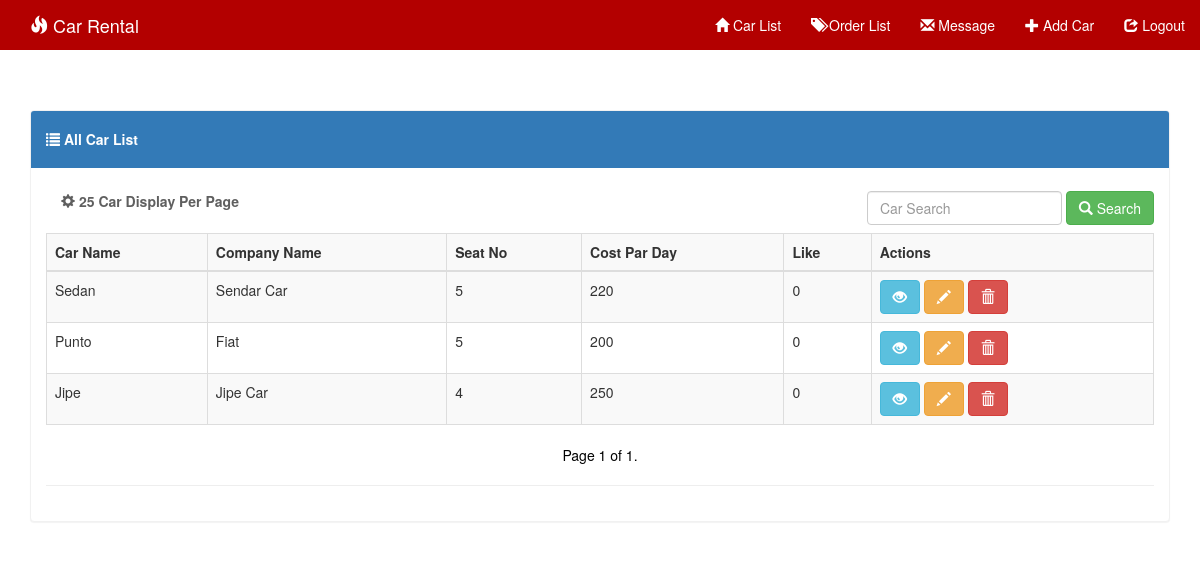
The page / on the database its author committed.
### system/models.py (models this page shows, shortened)
class Car(models.Model):
    image = models.ImageField(upload_to=uploaded_location,null=True, blank=True, width_field="width_field", height_field="height_field")
    height_field = models.IntegerField(default=0)
    width_field = models.IntegerField(default=0)
    car_name = models.CharField(max_length=100)
    company_name = models.CharField(max_length=100)
    num_of_seats = models.IntegerField()
    cost_par_day = models.CharField(max_length=50)
    content = models.TextField()
    like = models.IntegerField(default=0)

### system/views.py (the view, shortened to what this page needs)
# urls.py: path('', admin_car_list, name='adminIndex'),
def admin_car_list(request):
    car = Car.objects.order_by('-id')
    query = request.GET.get('q')
    paginator = Paginator(car, 12)  # Show 15 contacts per page
    page = request.GET.get('page')
    try:
        car = paginator.page(page)
    except PageNotAnInteger:
        car = paginator.page(1)
    except EmptyPage:
        car = paginator.page(paginator.num_pages)
    context = {
        'car': car,
    }
    return render(request, ADMIN_INDEX_TEMPLATE, context)

### templates/admin_index.html (shortened to what this page needs)
{% extends 'base.html' %}
{% block nav %}
    <div class="collapse navbar-collapse" id="myNavbar">
      <ul class="nav navbar-nav navbar-right">
        <li><a href="{% url 'adminIndex' %}"><span class="glyphicon glyphicon-home"></span> Car List</a></li>
        <li><a href="{% url 'order_list' %}"><span class="glyphicon glyphicon-tags"></span> Order List</a></li>
        <li><a href="{% url 'message' %}"><span class="glyphicon glyphicon-envelope"></span> Message</a></li>
          <li><a href="{% url 'car_create' %}"><span class="glyphicon glyphicon-plus"></span> Add Car</a></li>
        <li><a href="{% url 'accounts:logout' %}"><span class="glyphicon glyphicon-share"></span> Logout</a></li>
      </ul>
    </div>
{% endblock %}
{% block body %}
<div class='container table-responsive'>
<div class="panel panel-primary">
  <div class="panel-heading"><h5><strong><span class="glyphicon glyphicon-list"></span> All Car List</strong></h5> </div>
    <div class="panel-body">
  <strong class="navbar-form navbar-left" style="color: #5f5f5f;"><span class="glyphicon glyphicon-cog"></span> 25 Car Display Per Page </strong>
      <form method="GET" class="navbar-form navbar-right" role="search">
        <div class="form-group">
          <input type="text" class="form-control" placeholder="Car Search" value="{{request.GET.q}}" name="q">
        </div>
        <button type="submit" class="btn btn-success"><span class="glyphicon glyphicon-search"></span> Search</button>
      </form>
  <table class="table table-bordered table-striped table-hover">
   <tr>
    <th scope="col">Car Name</th>
  <th scope="col">Company Name</th>
  <th scope="col">Seat No</th>
  <th scope="col">Cost Par Day</th>
  <th scope="col">Like</th>
  <th scope="col">Actions</th>
  </tr>
      <tbody>
      {% for ob in car %}
    <tr>
    <td>{{ob.car_name}}</td>
    <td>{{ob.company_name}}</td>
    <td>{{ob.num_of_seats}}</td>
    <td>{{ob.cost_par_day}}</td>
    <td>{{ob.like}}</td>
    <td>
         <a href="{% url 'car_detail' ob.id %}"><button type="button" class="btn btn-info"><span class="glyphicon glyphicon-eye-open"></span></button></a>
         <a href="{% url 'car_edit' ob.id %}"><button type="button" class="btn btn-warning"><span class="glyphicon glyphicon-pencil"></span></button></a>
         <a href="{% url 'car_delete' ob.id %}"><button type="button" class="btn btn-danger" onclick="return getConfirmation()"><span class="glyphicon glyphicon-trash"></span></button></a>
    </td>
    </tr>
    {% endfor %}
</tbody>
  </table>
<nav>
  <ul class="pager">
      <li class="previous" style="color: black !important;">
          Page {{ car.number }} of {{ car.paginator.num_pages }}.
    </li>
  </ul>
</nav>
        <hr>
</div>
</div>
</div>
{% endblock %}

### templates/base.html (shortened to what this page needs)
{% load static %}
<!doctype html>
<html lang="en">
<head>
    <link rel="stylesheet" href="{% static 'css/bootstrap.min.css' %}">
    <link rel="stylesheet" href="{% static 'css/style.css' %}">
<body>
<nav class="navbar navbar-custom navbar-fixed-top">
  <div class="container">
    <div class="navbar-header">
      <div class="navbar-brand"><span class="glyphicon glyphicon-fire"></span> Car Rental</div>
    </div>
      <div class="collapse navbar-collapse" id="myNavbar">
      <ul class="nav navbar-nav navbar-right">
         <li>
{% block nav %}{% endblock %}
      </ul>
    </div>
  </div>
</nav>
{% block body %}{% endblock %}
</body>
</html>

### static/css/style.css (style rules this page uses)
body { background:url('../images/'); }
.navbar { margin-bottom: 35px !important; background-color: red; z-index: 9999; border: 0; font-size: 14px !important; line-height: 1.42857143 !important; border-radius: 0; }
.navbar li a, .navbar .navbar-brand { color: #fff !important; }
.navbar-custom { background-color: #b30000 !important; }
.navbar-fixed-top { position: relative!important; }
.panel { margin-top:25px; }
.panel-primary { border-color: #f1f1f1 !important; }

### rows shown on the page
Car: car_name "Sedan", company_name "Sendar Car", num_of_seats "5", cost_par_day "220", like "0"
Car: car_name "Punto", company_name "Fiat", num_of_seats "5", cost_par_day "200", like "0"
Car: car_name "Jipe", company_name "Jipe Car", num_of_seats "4", cost_par_day "250", like "0"

### other values the page prints
{{ car.number }} "1"
{{ car.paginator.num_pages }} "1"
